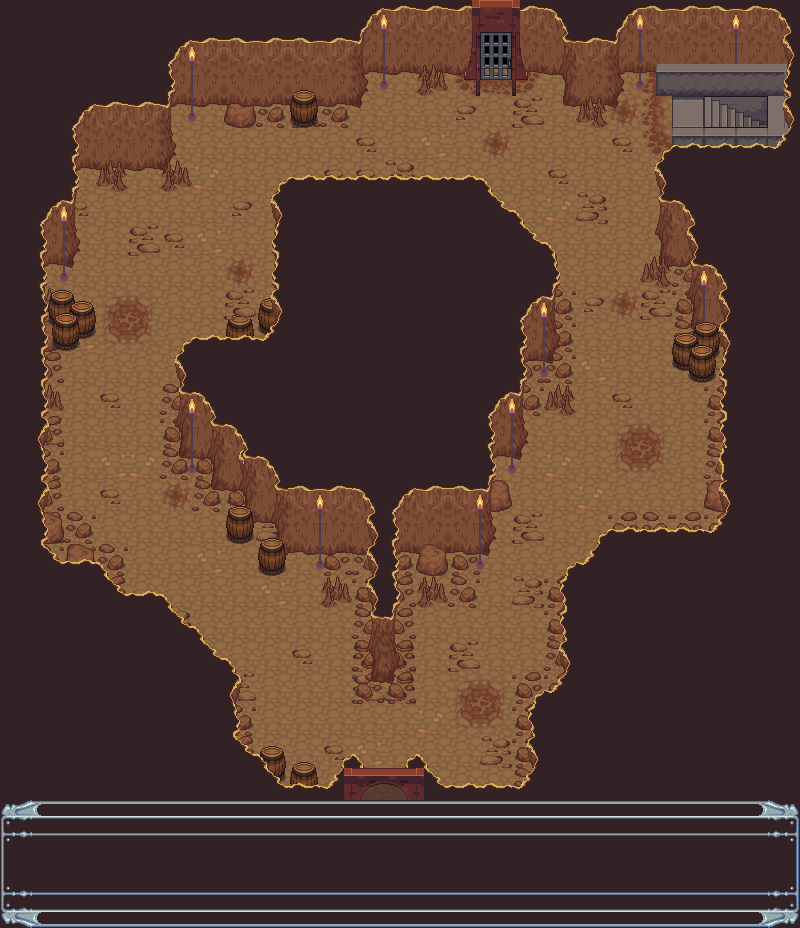

The image is a tile-based game level rendered from a .tmx file. Its description and source (layers, tilesets, objects; grid data summarised) follow:
An orthogonal 25x29 tile map with 32x32 px tiles, 6 tile layers (Tile Layer 5, Tile Layer 1, Tile Layer 6, Tile Layer 3, ...), 8 tilesets.

<map version="1.4" tiledversion="1.4.2" orientation="orthogonal" renderorder="right-down" width="25" height="29" tilewidth="32" tileheight="32" infinite="0" nextlayerid="7" nextobjectid="1">
 <tileset firstgid="1" source="dungeon.tsx" />
 <tileset firstgid="105" source="mountains.tsx" />
 <tileset firstgid="213" source="frame.tsx" />
 <tileset firstgid="255" source="dirt2.tsx" />
 <tileset firstgid="273" source="stairs.tsx" />
 <tileset firstgid="293" source="torches.tsx" />
 <tileset firstgid="313" source="walls.tsx" />
 <tileset firstgid="331" source="barrel.tsx" />
 <layer id="5" name="Tile Layer 5" width="25" height="29">
  <data>[725 cells, 444 non-empty, 5 distinct tile ids]</data>
 </layer>
 <layer id="1" name="Tile Layer 1" width="25" height="29">
  <data>[725 cells, 125 non-empty, 15 distinct tile ids]</data>
 </layer>
 <layer id="2" name="Tile Layer 6" width="25" height="29">
  <data>[725 cells, 233 non-empty, 33 distinct tile ids]</data>
 </layer>
 <layer id="3" name="Tile Layer 3" width="25" height="29">
  <data>[725 cells, 182 non-empty, 32 distinct tile ids]</data>
 </layer>
 <layer id="4" name="Tile Layer 4" width="25" height="29">
  <data>[725 cells, 288 non-empty, 34 distinct tile ids]</data>
 </layer>
 <layer id="6" name="Tile Layer 6" width="25" height="29">
  <data>[725 cells, 87 non-empty, 19 distinct tile ids]</data>
 </layer>
</map>
